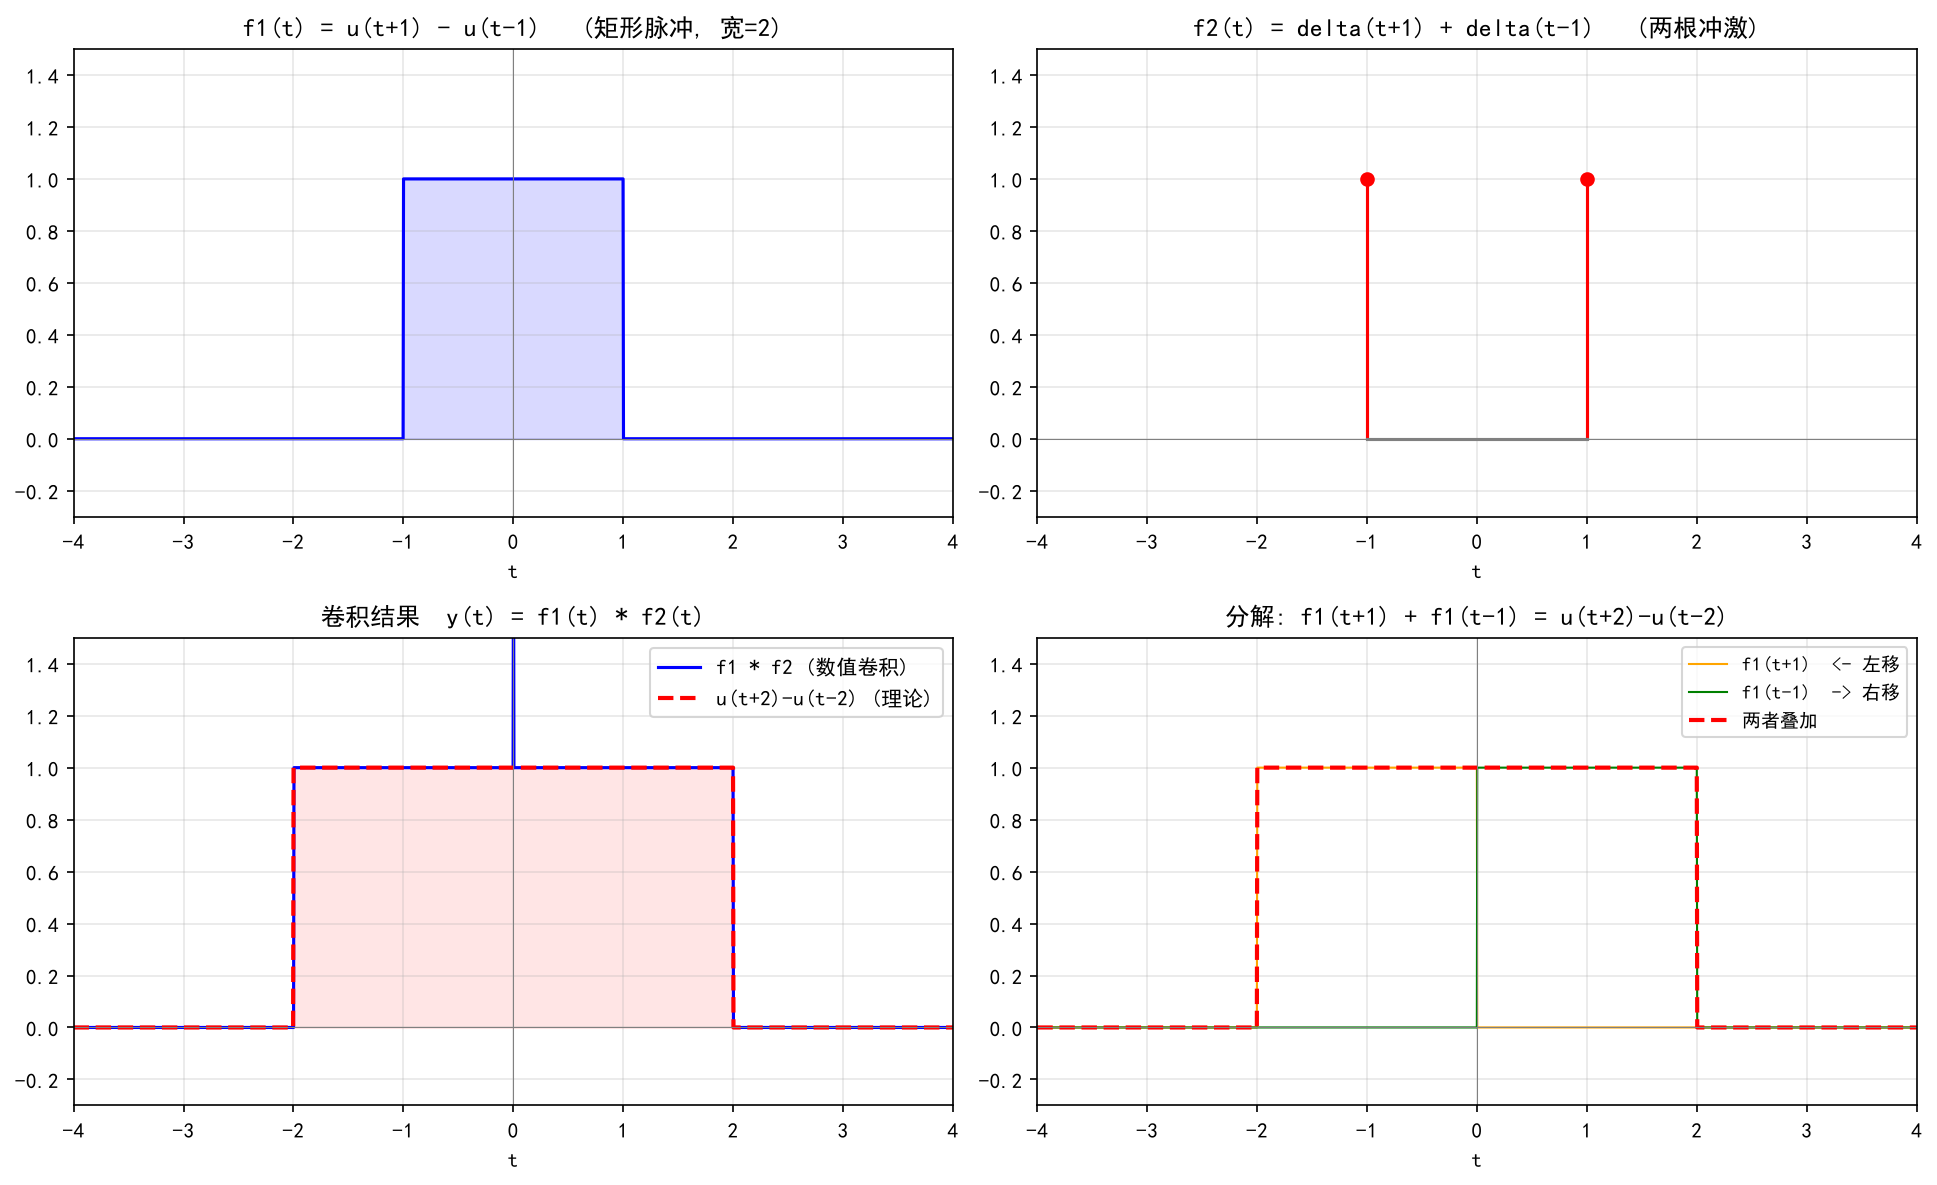

Write Python code to recreate this figure.
import numpy as np
import matplotlib.pyplot as plt

plt.rcParams['font.sans-serif'] = ['SimHei', 'Microsoft YaHei', 'DejaVu Sans']
plt.rcParams['axes.unicode_minus'] = False

t = np.linspace(-4, 4, 2000)
dt = t[1] - t[0]

# === 信号 f1(t)：矩形脉冲 u(t+1) - u(t-1) ===
f1 = np.where((t >= -1) & (t < 1), 1.0, 0.0)

# === 信号 f2(t)：两根冲激 delta(t+1) + delta(t-1) ===
f2 = np.zeros_like(t)
idx_neg1 = np.argmin(np.abs(t - (-1)))
idx_pos1 = np.argmin(np.abs(t - 1))
f2[idx_neg1] = 1.0 / dt  # 面积=1
f2[idx_pos1] = 1.0 / dt

# === 卷积 ===
conv = np.convolve(f1, f2, mode='same') * dt

# === 理论结果 y(t) = u(t+2) - u(t-2) ===
y_theory = np.where((t >= -2) & (t < 2), 1.0, 0.0)

# ==================== 画图 ====================
fig, axes = plt.subplots(2, 2, figsize=(13, 8))

# (a) f1(t)
ax = axes[0, 0]
ax.plot(t, f1, 'b', linewidth=1.5)
ax.fill_between(t, 0, f1, alpha=0.15, color='b')
ax.axhline(y=0, color='gray', linewidth=0.5)
ax.axvline(x=0, color='gray', linewidth=0.5)
ax.set_xlim(-4, 4); ax.set_ylim(-0.3, 1.5)
ax.set_xlabel('t')
ax.set_title('f1(t) = u(t+1) - u(t-1)   (矩形脉冲, 宽=2)', fontsize=12)
ax.grid(True, alpha=0.3)

# (b) f2(t) — stem 冲激
ax = axes[0, 1]
ax.stem([-1, 1], [1, 1], linefmt='r-', markerfmt='ro', basefmt='gray')
ax.axhline(y=0, color='gray', linewidth=0.5)
ax.set_xlim(-4, 4); ax.set_ylim(-0.3, 1.5)
ax.set_xlabel('t')
ax.set_title('f2(t) = delta(t+1) + delta(t-1)   (两根冲激)', fontsize=12)
ax.grid(True, alpha=0.3)

# (c) 卷积结果
ax = axes[1, 0]
ax.plot(t, conv, 'b', linewidth=1.5, label='f1 * f2 (数值卷积)')
ax.plot(t, y_theory, 'r--', linewidth=2, label='u(t+2)-u(t-2) (理论)')
ax.fill_between(t, 0, y_theory, alpha=0.1, color='r')
ax.axhline(y=0, color='gray', linewidth=0.5)
ax.axvline(x=0, color='gray', linewidth=0.5)
ax.set_xlim(-4, 4); ax.set_ylim(-0.3, 1.5)
ax.set_xlabel('t')
ax.set_title('卷积结果  y(t) = f1(t) * f2(t)', fontsize=12)
ax.legend(fontsize=10)
ax.grid(True, alpha=0.3)

# (d) 分解：f1(t+1) + f1(t-1)
ax = axes[1, 1]
ax.plot(t, np.where((t >= -2) & (t < 0), 1.0, 0.0), 'orange', linewidth=1,
        label='f1(t+1)  <- 左移')
ax.plot(t, np.where((t >= 0) & (t < 2), 1.0, 0.0), 'green', linewidth=1,
        label='f1(t-1)  -> 右移')
ax.plot(t, y_theory, 'r--', linewidth=2, label='两者叠加')
ax.axhline(y=0, color='gray', linewidth=0.5)
ax.axvline(x=0, color='gray', linewidth=0.5)
ax.set_xlim(-4, 4); ax.set_ylim(-0.3, 1.5)
ax.set_xlabel('t')
ax.set_title('分解: f1(t+1) + f1(t-1) = u(t+2)-u(t-2)', fontsize=12)
ax.legend(fontsize=9)
ax.grid(True, alpha=0.3)

plt.tight_layout()
plt.savefig('q1_convolution.png', dpi=150, bbox_inches='tight')
print("Done! Image saved as q1_convolution.png")
print()
print("=== 推导 ===")
print("f1(t) = u(t+1) - u(t-1)        <-- 矩形脉冲 [-1, 1]")
print("f2(t) = delta(t+1) + delta(t-1) <-- 两根冲激")
print()
print("f1 * f2 = f1 * delta(t+1) + f1 * delta(t-1)")
print("        = f1(t+1) + f1(t-1)                    <-- delta 卷积性质")
print()
print("f1(t+1) = u(t+2) - u(t)          <-- 矩形移至 [-2, 0]")
print("f1(t-1) = u(t)   - u(t-2)        <-- 矩形移至 [ 0, 2]")
print("        + -------------------")
print("        = u(t+2) - u(t-2)         <-- 矩形 [-2, 2], 宽=4")
